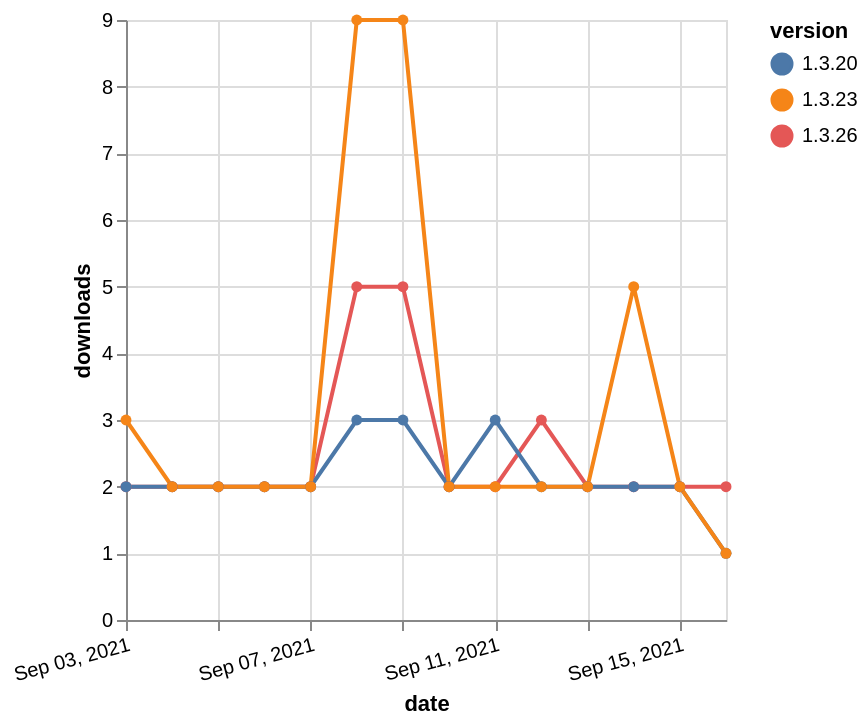

Express this chart as Vega-Lite.
### Vega-Lite specification from a JSON file in a GitHub repository (floating-point values rounded to 4 significant figures)
{"$schema": "https://vega.github.io/schema/vega-lite/v5.json", "description": "A simple bar chart with embedded data.", "data": {"values": [{"date": "2021-09-03", "total": 4285, "delta": 2, "version": "1.3.26"}, {"date": "2021-09-04", "total": 4287, "delta": 2, "version": "1.3.26"}, {"date": "2021-09-05", "total": 4289, "delta": 2, "version": "1.3.26"}, {"date": "2021-09-06", "total": 4291, "delta": 2, "version": "1.3.26"}, {"date": "2021-09-07", "total": 4293, "delta": 2, "version": "1.3.26"}, {"date": "2021-09-08", "total": 4298, "delta": 5, "version": "1.3.26"}, {"date": "2021-09-09", "total": 4303, "delta": 5, "version": "1.3.26"}, {"date": "2021-09-10", "total": 4305, "delta": 2, "version": "1.3.26"}, {"date": "2021-09-11", "total": 4307, "delta": 2, "version": "1.3.26"}, {"date": "2021-09-12", "total": 4310, "delta": 3, "version": "1.3.26"}, {"date": "2021-09-13", "total": 4312, "delta": 2, "version": "1.3.26"}, {"date": "2021-09-14", "total": 4314, "delta": 2, "version": "1.3.26"}, {"date": "2021-09-15", "total": 4316, "delta": 2, "version": "1.3.26"}, {"date": "2021-09-16", "total": 4318, "delta": 2, "version": "1.3.26"}, {"date": "2021-09-03", "total": 3349, "delta": 2, "version": "1.3.20"}, {"date": "2021-09-04", "total": 3351, "delta": 2, "version": "1.3.20"}, {"date": "2021-09-05", "total": 3353, "delta": 2, "version": "1.3.20"}, {"date": "2021-09-06", "total": 3355, "delta": 2, "version": "1.3.20"}, {"date": "2021-09-07", "total": 3357, "delta": 2, "version": "1.3.20"}, {"date": "2021-09-08", "total": 3360, "delta": 3, "version": "1.3.20"}, {"date": "2021-09-09", "total": 3363, "delta": 3, "version": "1.3.20"}, {"date": "2021-09-10", "total": 3365, "delta": 2, "version": "1.3.20"}, {"date": "2021-09-11", "total": 3368, "delta": 3, "version": "1.3.20"}, {"date": "2021-09-12", "total": 3370, "delta": 2, "version": "1.3.20"}, {"date": "2021-09-13", "total": 3372, "delta": 2, "version": "1.3.20"}, {"date": "2021-09-14", "total": 3374, "delta": 2, "version": "1.3.20"}, {"date": "2021-09-15", "total": 3376, "delta": 2, "version": "1.3.20"}, {"date": "2021-09-16", "total": 3377, "delta": 1, "version": "1.3.20"}, {"date": "2021-09-03", "total": 7296, "delta": 3, "version": "1.3.23"}, {"date": "2021-09-04", "total": 7298, "delta": 2, "version": "1.3.23"}, {"date": "2021-09-05", "total": 7300, "delta": 2, "version": "1.3.23"}, {"date": "2021-09-06", "total": 7302, "delta": 2, "version": "1.3.23"}, {"date": "2021-09-07", "total": 7304, "delta": 2, "version": "1.3.23"}, {"date": "2021-09-08", "total": 7313, "delta": 9, "version": "1.3.23"}, {"date": "2021-09-09", "total": 7322, "delta": 9, "version": "1.3.23"}, {"date": "2021-09-10", "total": 7324, "delta": 2, "version": "1.3.23"}, {"date": "2021-09-11", "total": 7326, "delta": 2, "version": "1.3.23"}, {"date": "2021-09-12", "total": 7328, "delta": 2, "version": "1.3.23"}, {"date": "2021-09-13", "total": 7330, "delta": 2, "version": "1.3.23"}, {"date": "2021-09-14", "total": 7335, "delta": 5, "version": "1.3.23"}, {"date": "2021-09-15", "total": 7337, "delta": 2, "version": "1.3.23"}, {"date": "2021-09-16", "total": 7338, "delta": 1, "version": "1.3.23"}]}, "width": "container", "mark": {"type": "line", "point": {"filled": true}}, "encoding": {"x": {"field": "date", "type": "temporal", "timeUnit": "yearmonthdate", "title": "date", "axis": {"labelAngle": -15}}, "y": {"field": "delta", "type": "quantitative", "title": "downloads"}, "color": {"field": "version", "type": "nominal"}, "tooltip": {"field": "delta"}}}
